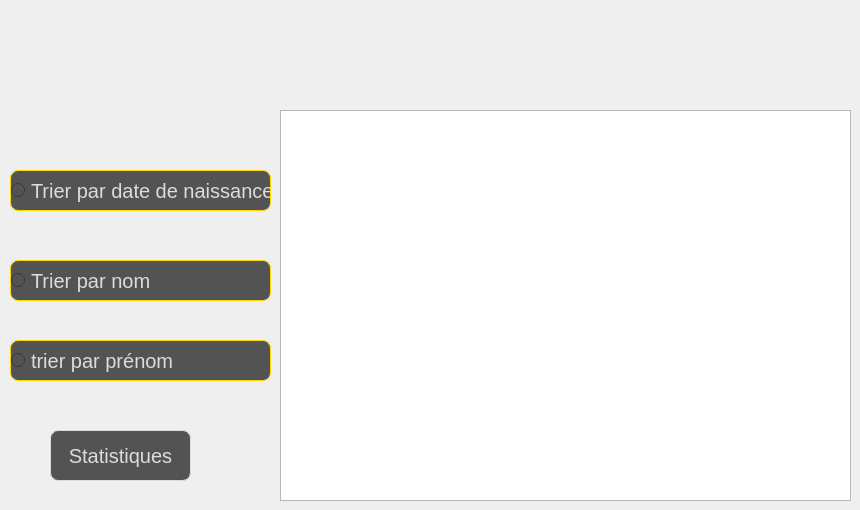
      <widget class="QWidget" name="tab_16">
       <attribute name="title">
        <string>Afficher</string>
       </attribute>
       <widget class="QTableView" name="tab_employe">
        <property name="geometry">
         <rect>
          <x>280</x>
          <y>110</y>
          <width>571</width>
          <height>391</height>
         </rect>
        </property>
        <property name="styleSheet">
         <string notr="true">#tab_tri {
background:#DCDCDC;
}</string>
        </property>
       </widget>
       <widget class="QRadioButton" name="tri_emp">
        <property name="geometry">
         <rect>
          <x>10</x>
          <y>170</y>
          <width>261</width>
          <height>41</height>
         </rect>
        </property>
        <property name="styleSheet">
         <string notr="true">QRadioButton {
color: #dcdcdc;
background:#535353;
border: none;
font-size:20px;
font-family:Arial, Helvetica, sans-serif;
text-align: left;
border: 1px solid #FFD700;
border-radius: 8px;
}
QRadioButton:hover {
color:#fff;
background:#FFD700;
border: none;
text-align: left;
}
</string>
        </property>
        <property name="text">
         <string>Trier par date de naissance </string>
        </property>
       </widget>
       <widget class="QRadioButton" name="tri_emp_2">
        <property name="geometry">
         <rect>
          <x>10</x>
          <y>260</y>
          <width>261</width>
          <height>41</height>
         </rect>
        </property>
        <property name="styleSheet">
         <string notr="true">QRadioButton {
color: #dcdcdc;
background:#535353;
border: none;
font-size:20px;
font-family:Arial, Helvetica, sans-serif;
text-align: left;
border: 1px solid #FFD700;
border-radius: 8px;
}
QRadioButton:hover {
color:#fff;
background:#FFD700;
border: none;
text-align: left;
}
</string>
        </property>
        <property name="text">
         <string>Trier par nom</string>
        </property>
       </widget>
       <widget class="QRadioButton" name="tri_emp_3">
        <property name="geometry">
         <rect>
          <x>10</x>
          <y>340</y>
          <width>261</width>
          <height>41</height>
         </rect>
        </property>
        <property name="styleSheet">
         <string notr="true">QRadioButton {
color: #dcdcdc;
background:#535353;
border: none;
font-size:20px;
font-family:Arial, Helvetica, sans-serif;
text-align: left;
border: 1px solid #FFD700;
border-radius: 8px;
}
QRadioButton:hover {
color:#fff;
background:#FFD700;
border: none;
text-align: left;
}
</string>
        </property>
        <property name="text">
         <string>trier par prénom</string>
        </property>
       </widget>
       <widget class="QPushButton" name="stats">
        <property name="geometry">
         <rect>
          <x>50</x>
          <y>430</y>
          <width>141</width>
          <height>51</height>
         </rect>
        </property>
        <property name="styleSheet">
         <string notr="true">QPushButton {
color: #dcdcdc;
background:#535353;
border: none;
font-size:20px;
font-family:Arial, Helvetica, sans-serif;
border: 1px solid #DCDCDC;
border-radius: 8px;
}
QPushButton:hover {
color:#fff;
background:#FFD700;
border: none;
}
</string>
        </property>
        <property name="text">
         <string>Statistiques</string>
        </property>
       </widget>
      </widget>
